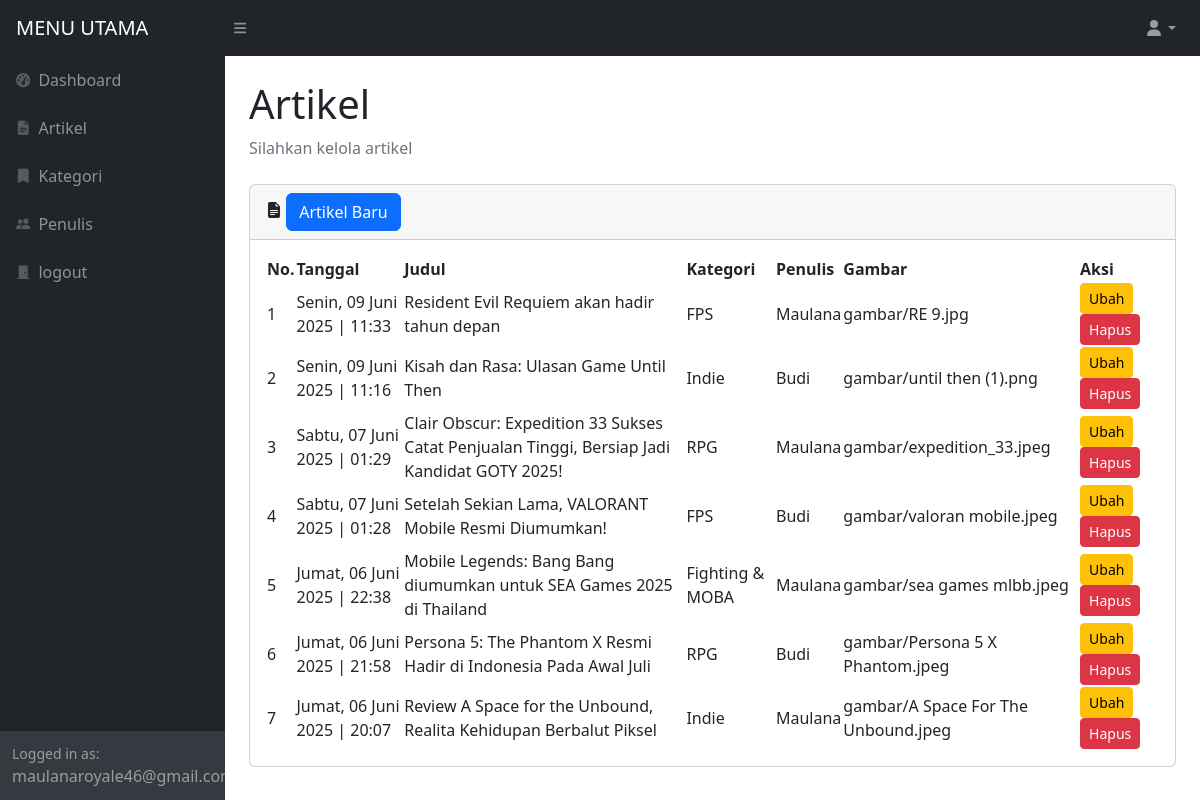
/admin/artikel.php (signed in), run on the app's committed database.
### tables this page shows
CREATE TABLE `kontributor` (
  `id_kontributor` int(11) NOT NULL,
  `id_penulis` int(11) NOT NULL,
  `id_artikel` int(11) NOT NULL,
  `id_kategori` int(11) NOT NULL
);

CREATE TABLE `artikel` (
  `id_artikel` int(11) NOT NULL,
  `tanggal` varchar(250) NOT NULL,
  `judul` varchar(350) NOT NULL,
  `isi` text NOT NULL,
  `gambar` varchar(150) NOT NULL
);

CREATE TABLE `kategori` (
  `id_kategori` int(11) NOT NULL,
  `nama_kategori` varchar(250) NOT NULL,
  `keterangan` text NOT NULL
);

CREATE TABLE `penulis` (
  `id_penulis` int(11) NOT NULL,
  `nama_penulis` varchar(250) NOT NULL,
  `email` varchar(250) NOT NULL,
  `password` varchar(250) NOT NULL
);

### admin/artikel.php (the view, shortened to what this page needs)
<?php
require 'function.php';
?>
<!DOCTYPE html>
<html lang="en">
<head>
    <link href="https://cdn.jsdelivr.net/npm/simple-datatables@7.1.2/dist/style.min.css" rel="stylesheet" />
    <link href="css/styles.css" rel="stylesheet" />
    <link rel="stylesheet" href="https://cdn.jsdelivr.net/npm/bootstrap-icons@1.13.1/font/bootstrap-icons.min.css">
</head>
<body class="sb-nav-fixed">
    <nav class="sb-topnav navbar navbar-expand navbar-dark bg-dark">
        <a class="navbar-brand ps-3" href="index.php">MENU UTAMA</a>
        <button class="btn btn-link btn-sm order-1 order-lg-0 me-4 me-lg-0" id="sidebarToggle" href="#!"><i class="fas fa-bars"></i></button>
        <ul class="navbar-nav ms-auto me-0 me-md-3 my-2 my-md-0">
            <li class="nav-item dropdown">
                <a class="nav-link dropdown-toggle" id="navbarDropdown" href="#" role="button" data-bs-toggle="dropdown" aria-expanded="false"><i class="fas fa-user fa-fw"></i></a>
            </li>
        </ul>
    </nav>
    <div id="layoutSidenav">
        <div id="layoutSidenav_nav">
            <nav class="sb-sidenav accordion sb-sidenav-dark" id="sidenavAccordion">
                <div class="sb-sidenav-menu">
                    <div class="nav">
                        <a class="nav-link" href="index.php">
                            <div class="sb-nav-link-icon"><i class="fas fa-tachometer-alt"></i></div>
                            Dashboard
                        </a>
                        <a class="nav-link" href="artikel.php">
                            <div class="sb-nav-link-icon"><i class="bi bi-file-earmark-text-fill"></i></div>
                            Artikel
                        </a>
                        <a class="nav-link" href="kategori.php">
                            <div class="sb-nav-link-icon"><i class="bi bi-bookmark-fill"></i></div>
                            Kategori
                        </a>
                        <a class="nav-link" href="penulis.php">
                            <div class="sb-nav-link-icon"><i class="bi bi-people-fill"></i></div>
                            Penulis
                        </a>
                        <a class="nav-link" href="logout.php">
                            <div class="sb-nav-link-icon"><i class="bi bi-door-closed-fill"></i></div>
                            logout
                        </a>
                    </div>
                </div>
                <div class="sb-sidenav-footer">
                    <div class="small">Logged in as:</div>
                    <?php echo $_SESSION["email"]; ?>
                </div>
            </nav>
        </div>
        <div id="layoutSidenav_content">
            <main>
                <div class="container-fluid px-4">
                    <h1 class="mt-4">Artikel</h1>
                    <ol class="breadcrumb mb-4">
                        <li class="breadcrumb-item active">Silahkan kelola artikel</li>
                    </ol>
                    <div class="card mb-4">
                        <div class="card-header">
                            <i class="bi bi-file-earmark-text-fill"></i>
                            <button class="btn btn-primary" name="btn_artikel_baru" id="btn_artikel_baru" data-bs-toggle="modal" data-bs-target="#modalFormArtikel">Artikel Baru</button>
                        </div>
                        <div class="card-body">
                            <table id="datatablesSimple">
                                <thead>
                                    <tr>
                                        <th>No.</th>
                                        <th>Tanggal</th>
                                        <th>Judul</th>
                                        <th>Kategori</th>
                                        <th>Penulis</th>
                                        <th>Gambar</th>
                                        <th>Aksi</th>
                                    </tr>
                                </thead>
                                <tbody>
                                    <?php
                                    $sql = "SELECT
                                        kontributor.id_kontributor,
                                        artikel.tanggal,
                                        artikel.judul,
                                        artikel.isi,
                                        penulis.nama_penulis,
                                        kategori.nama_kategori,
                                        kategori.id_kategori,
                                        artikel.gambar
                                        from kontributor
                                        join artikel on kontributor.id_artikel = artikel.id_artikel
                                        join penulis on kontributor.id_penulis = penulis.id_penulis
                                        join kategori on kontributor.id_kategori = kategori.id_kategori
                                        ORDER  BY id_kontributor DESC";
                                    $result = mysqli_query($conn, $sql);
                                    if (mysqli_num_rows($result) > 0) {
                                        $nomor_urut = 0;
                                        while ($row = mysqli_fetch_assoc($result)) {
                                            $nomor_urut++;
                                            $data_tanggal = $row['tanggal'];
                                            $data_judul = $row['judul'];
                                            $data_kategori = $row['nama_kategori'];
                                            $data_penulis = $row['nama_penulis'];
                                            $data_gambar = $row['gambar'];
                                            $data_id_kontributor = $row['id_kontributor'];
                                    ?>
                                            <tr>
                                                <td><?php echo $nomor_urut; ?></td>
                                                <td><?php echo $data_tanggal; ?></td>
                                                <td><?php echo $data_judul; ?></td>
                                                <td><?php echo $data_kategori; ?></td>
                                                <td><?php echo $data_penulis; ?></td>
                                                <td><?php echo $data_gambar; ?></td>
                                                <td>
                                                    <button class="btn btn-warning btn-sm" name="btn_ubah" data-bs-toggle="modal" data-bs-target="#modalUbahArtikel<?php echo $data_id_kontributor; ?>">Ubah</button>
                                                    <button class="btn btn-danger btn-sm" name="btn_hapus" data-bs-toggle="modal" data-bs-target="#modalHapusArtikel<?php echo $data_id_kontributor; ?>">Hapus</button>
                                                </td>
                                            </tr>
                                    <?php
                                        }
                                    } else {
                                        echo "0 results";
                                    }
                                    ?>
                                </tbody>
                            </table>
                        </div>
                    </div>
                </div>
            </main>
        </div>
    </div>
</body>
</html>

### data on the page
kontributor: id_artikel.tanggal "Senin, 09 Juni 2025 | 11:33", id_artikel.judul "Resident Evil Requiem akan hadir tahun depan", id_kategori.nama_kategori "FPS", id_penulis.nama_penulis "Maulana", id_artikel.gambar "gambar/RE 9.jpg"
kontributor: id_artikel.tanggal "Senin, 09 Juni 2025 | 11:16", id_artikel.judul "Kisah dan Rasa: Ulasan Game Until Then", id_kategori.nama_kategori "Indie", id_penulis.nama_penulis "Budi", id_artikel.gambar "gambar/until then (1).png"
kontributor: id_artikel.tanggal "Sabtu, 07 Juni 2025 | 01:29", id_artikel.judul "Clair Obscur: Expedition 33 Sukses Catat Penjualan Tinggi, Bersiap Jadi Kandidat GOTY 2025!", id_kategori.nama_kategori "RPG", id_penulis.nama_penulis "Maulana", id_artikel.gambar "gambar/expedition_33.jpeg"
kontributor: id_artikel.tanggal "Sabtu, 07 Juni 2025 | 01:28", id_artikel.judul "Setelah Sekian Lama, VALORANT Mobile Resmi Diumumkan!", id_kategori.nama_kategori "FPS", id_penulis.nama_penulis "Budi", id_artikel.gambar "gambar/valoran mobile.jpeg"
kontributor: id_artikel.tanggal "Jumat, 06 Juni 2025 | 22:38", id_artikel.judul "Mobile Legends: Bang Bang diumumkan untuk SEA Games 2025 di Thailand", id_kategori.nama_kategori "Fighting & MOBA", id_penulis.nama_penulis "Maulana", id_artikel.gambar "gambar/sea games mlbb.jpeg"
kontributor: id_artikel.tanggal "Jumat, 06 Juni 2025 | 21:58", id_artikel.judul "Persona 5: The Phantom X Resmi Hadir di Indonesia Pada Awal Juli", id_kategori.nama_kategori "RPG", id_penulis.nama_penulis "Budi", id_artikel.gambar "gambar/Persona 5 X Phantom.jpeg"
kontributor: id_artikel.tanggal "Jumat, 06 Juni 2025 | 20:07", id_artikel.judul "Review A Space for the Unbound, Realita Kehidupan Berbalut Piksel", id_kategori.nama_kategori "Indie", id_penulis.nama_penulis "Maulana", id_artikel.gambar "gambar/A Space For The Unbound.jpeg"

### other printed values
$_SESSION["email"] "maulanaroyale46@gmail.com"
